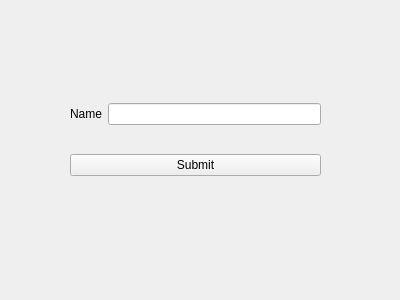
<?xml version="1.0" encoding="UTF-8"?>
<ui version="4.0">
 <class>Form</class>
 <widget class="QWidget" name="Form">
  <property name="geometry">
   <rect>
    <x>0</x>
    <y>0</y>
    <width>400</width>
    <height>300</height>
   </rect>
  </property>
  <property name="windowTitle">
   <string>Form</string>
  </property>
  <widget class="QWidget" name="">
   <property name="geometry">
    <rect>
     <x>70</x>
     <y>80</y>
     <width>251</width>
     <height>121</height>
    </rect>
   </property>
   <layout class="QVBoxLayout" name="verticalLayout">
    <item>
     <layout class="QHBoxLayout" name="horizontalLayout">
      <item>
       <widget class="QLabel" name="user_name">
        <property name="text">
         <string>Name</string>
        </property>
       </widget>
      </item>
      <item>
       <widget class="QLineEdit" name="user_name_line_edit"/>
      </item>
     </layout>
    </item>
    <item>
     <widget class="QPushButton" name="user_name_submit">
      <property name="text">
       <string>Submit</string>
      </property>
     </widget>
    </item>
   </layout>
  </widget>
 </widget>
 <resources/>
 <connections/>
</ui>
